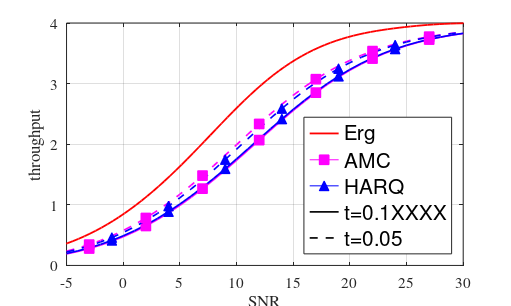

This chart was generated by the following MATLAB code:
clc;
clear;
%clf;

figure(1)

load Er_MI_16QAM.mat

plot(SNR,Er_MI_16QAM_fading,'r','linewidth',1.3)

hold on 
plot(10,10,'-sm','markerfacecolor','m','MarkerSize',7)
plot(10,10,'-^b','markerfacecolor','b','MarkerSize',7)
plot(10,10,'-k','linewidth',1.2)
plot(10,10,'--k','linewidth',1.2)
hold on

load LHARQ_AMC_policy_16QAM_Perfect_Decoding_continuous_R_dop_0.1_rho_0.8_V_leger.mat

plot(SNRdB,throughput_harq(1,:),'-m','linewidth',1.2)
amrk1=throughput_harq(1,(3:5:end-2));

plot(SNRdB,throughput_harq(4,:),'-b','linewidth',1.2)
amrk2=throughput_harq(4,(5:5:end-2));


plot(SNRdB(3:5:end-2),amrk1,'sm','markerfacecolor','m','MarkerSize',7)

plot(SNRdB(5:5:end-2),amrk2,'^b','markerfacecolor','b','MarkerSize',7)

%%

load LHARQ_AMC_policy_16QAM_Perfect_Decoding_continuous_R_dop_0.05_rho_0.95_V_leger.mat

plot(SNRdB,throughput_harq(1,:),'--m','linewidth',1.2)
amrk1=throughput_harq(1,(3:5:end-2));

plot(SNRdB,throughput_harq(4,:),'--b','linewidth',1.2)
amrk2=throughput_harq(4,(5:5:end-2));


plot(SNRdB(3:5:end-2),amrk1,'sm','markerfacecolor','m','MarkerSize',7)

plot(SNRdB(5:5:end-2),amrk2,'^b','markerfacecolor','b','MarkerSize',7)





xlabel('SNR')
ylabel('throughput')

grid

legend('Erg','AMC','HARQ','t=0.1XXXX','t=0.05','Location','SouthEast')
axis([-5 30 0 4])

set(gca,'fontsize',11)
ll=legend;
set(ll,'FontSize',15);
%set(gcf,'PaperPositionMode','manual');

set(gcf,'PaperUnits','centimeters');
lar=512;
lon=2*lar/(1.1+sqrt(5));
set(gcf,'Position',[384 874 lar lon]);
set(gcf,'PaperPosition',[1.19 16 1.19 16]);
set(gca,'fontName','Times')
set(gcf,'PaperPositionMode','auto');




name_figure = 'HARQ';
print('-depsc','-r300',name_figure)

% figure(2)
% 
% load LHARQ_outage_policy_16QAM_Perfect_Decoding_continuous_R_dop_0.05_rho_0.95_V_leger_V4.mat
% 
% semilogy(SNRdB,optimal_epsilon_lharq(1,:),'r',SNRdB,optimal_epsilon_lharq(2,:),'b',SNRdB,optimal_epsilon_lharq(3,:),'g',SNRdB,optimal_epsilon_lharq(4,:),'m')
% hold on
% semilogy(SNRdB,optimal_epsilon_lharq_p(1,:),'-.r',SNRdB,optimal_epsilon_lharq_p(2,:),'-.b',SNRdB,optimal_epsilon_lharq_p(3,:),'-.g',SNRdB,optimal_epsilon_lharq_p(4,:),'-.m')
% grid;
% figure(3)
% 
% ii=20;
% semilogx(snr_range(ii,:),squeeze(policy_lharq(1,ii,:)),'r',snr_range(ii,:),squeeze(policy_lharq(2,ii,:)),'b',snr_range(ii,:),squeeze(policy_lharq(3,ii,:)),'g',snr_range(ii,:),squeeze(policy_lharq(4,ii,:)),'m')
% %axis([0 100 0 4]);
% grid;